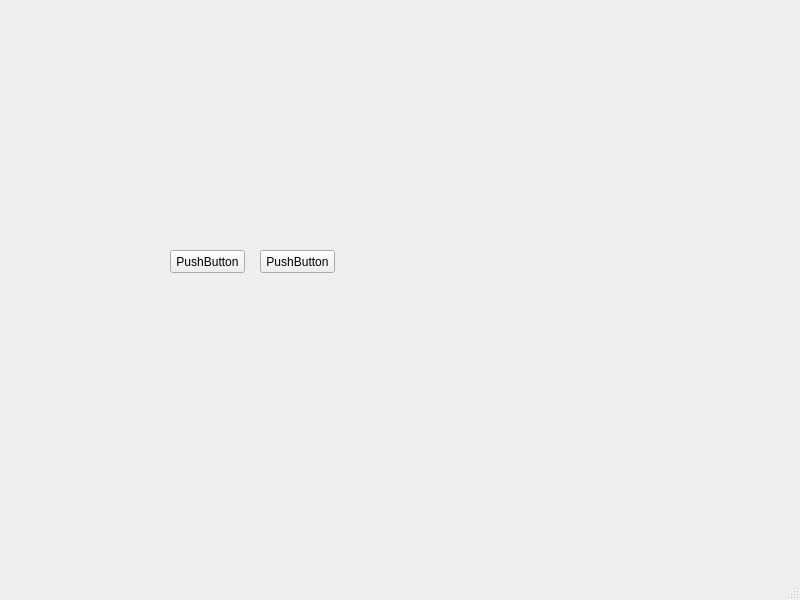
<?xml version="1.0" encoding="UTF-8"?>
<ui version="4.0">
 <class>MainWindow</class>
 <widget class="QMainWindow" name="MainWindow">
  <property name="geometry">
   <rect>
    <x>0</x>
    <y>0</y>
    <width>800</width>
    <height>600</height>
   </rect>
  </property>
  <property name="windowTitle">
   <string>MainWindow</string>
  </property>
  <widget class="QWidget" name="centralwidget">
   <widget class="QPushButton" name="pushButton">
    <property name="geometry">
     <rect>
      <x>170</x>
      <y>250</y>
      <width>75</width>
      <height>23</height>
     </rect>
    </property>
    <property name="text">
     <string>PushButton</string>
    </property>
   </widget>
   <widget class="QPushButton" name="pushButton_2">
    <property name="geometry">
     <rect>
      <x>260</x>
      <y>250</y>
      <width>75</width>
      <height>23</height>
     </rect>
    </property>
    <property name="text">
     <string>PushButton</string>
    </property>
   </widget>
  </widget>
  <widget class="QMenuBar" name="menubar">
   <property name="geometry">
    <rect>
     <x>0</x>
     <y>0</y>
     <width>800</width>
     <height>21</height>
    </rect>
   </property>
  </widget>
  <widget class="QStatusBar" name="statusbar"/>
 </widget>
 <resources/>
 <connections/>
</ui>
